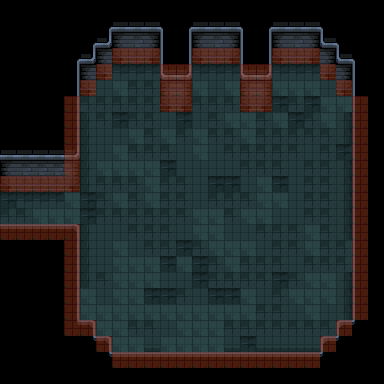

Below is a game level as drawn by its tile map, then a one-line description and the .tmx that defines it (tile-layer data replaced by summaries):
An orthogonal 24x24 tile map with 16x16 px tiles, 3 tile layers (floor, details, collision) and 13 objects (6x EnemySpawnPoint, 5x Gate, EnemySpawnTrigger, KeyChest).

<map version="1.10" tiledversion="1.10.2" orientation="orthogonal" renderorder="right-down" width="24" height="24" tilewidth="16" tileheight="16" infinite="0" nextlayerid="9" nextobjectid="26">
 <tileset firstgid="1" source="../Tilesets/dungeon_prison_tileset.tsx" />
 <layer id="3" name="floor" width="24" height="24">
  <data>[576 cells, 309 non-empty, 11 distinct tile ids]</data>
 </layer>
 <layer id="2" name="details" width="24" height="24">
  <data>[576 cells, 138 non-empty, 20 distinct tile ids]</data>
 </layer>
 <layer id="1" name="collision" width="24" height="24" opacity="0.5">
  <data>[576 cells, 77 non-empty, 1 distinct tile ids]</data>
 </layer>
 <objectgroup id="8" name="entities">
  <object id="13" type="EnemySpawnTrigger" x="80" y="192" width="16" height="32">
   <properties>
    <property name="TriggerType" propertytype="triggerType" value="EnemySpawn" />
   </properties>
  </object>
  <object id="14" type="EnemySpawnPoint" x="144" y="160">
   <point />
  </object>
  <object id="15" type="EnemySpawnPoint" x="288" y="160">
   <point />
  </object>
  <object id="16" type="EnemySpawnPoint" x="304" y="288">
   <point />
  </object>
  <object id="17" type="EnemySpawnPoint" x="128" y="288">
   <point />
  </object>
  <object id="18" type="EnemySpawnPoint" x="176" y="240">
   <point />
  </object>
  <object id="19" type="EnemySpawnPoint" x="256" y="240">
   <point />
  </object>
  <object id="20" type="Gate" gid="235" x="64" y="208" width="16" height="16" />
  <object id="21" type="Gate" gid="235" x="64" y="192" width="16" height="16" />
  <object id="22" type="Gate" gid="235" x="192" y="96" width="16" height="16" />
  <object id="23" type="Gate" gid="235" x="208" y="96" width="16" height="16" />
  <object id="24" type="Gate" gid="235" x="224" y="96" width="16" height="16" />
  <object id="25" type="KeyChest" x="208" y="48" width="16" height="32" />
 </objectgroup>
</map>
